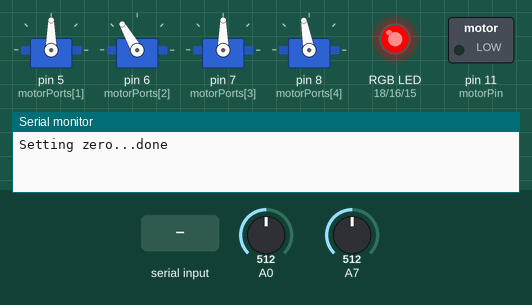
The sketch below on a simulated Arduino Uno, built with avr-gcc and run on an emulated ATmega328P. On the bench: 4 × servo, switched loads named in the sketch (green lamp = pin HIGH), an RGB LED mixed from three pins (HIGH = lit), the last lines printed to the serial monitor. The test bench sets the inputs (shaded band); at power-on: A0 = 512, A7 = 512.

Above: at 1.2 s.
1.3 s: A0 set to 732
3.0 s: A0 set to 765
At 5.01 s:
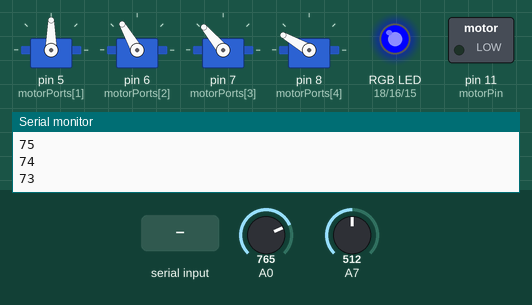
6.0 s: "start set mode" received over Serial
At 7.3 s:
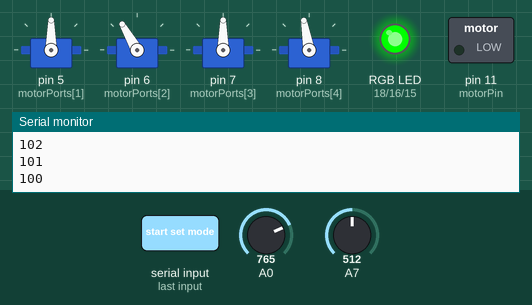
8.0 s: "end set mode" received over Serial
At 10.89 s:
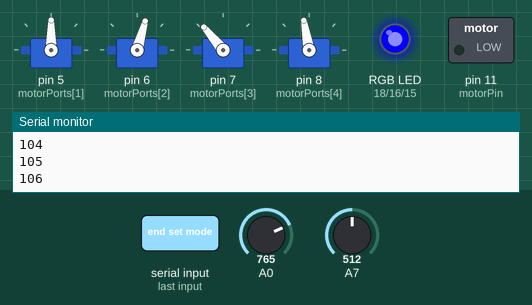
11.0 s: "90,45\n" received over Serial
At 13.8 s:
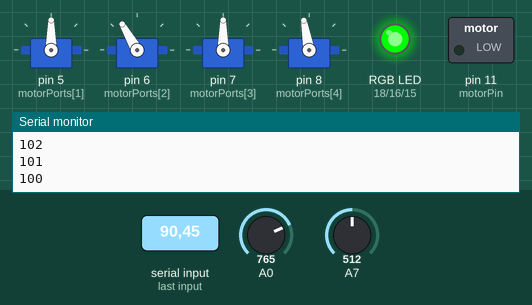
14.0 s: "30,150\n" received over Serial
At 16.58 s:
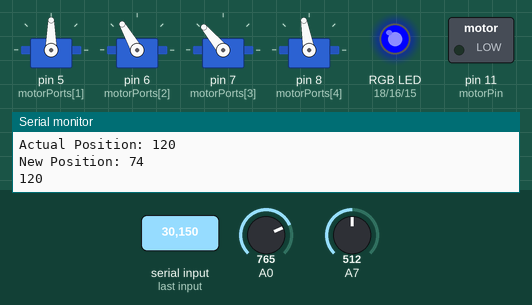
Timing chart, 0 to 18.0 s (numbered marks = the images above; inputs shaded):
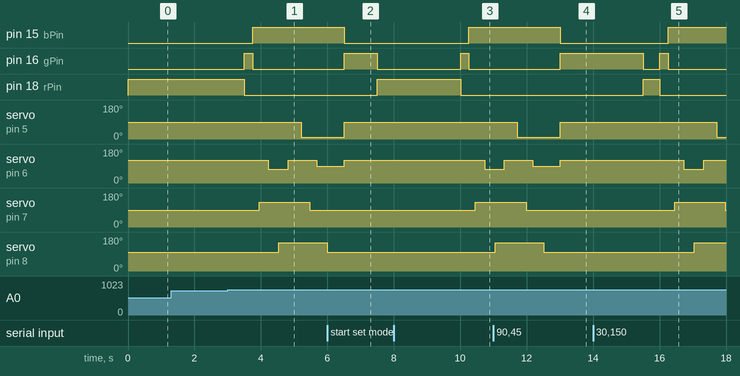

The sketch:

multi_servo_controller.ino
```cpp
//Librería para el control de servomotores
#include <Servo.h>

//Instancias para el control de cada uno de los 4 servomotores
Servo servo1;
Servo servo2;
Servo servo3;
Servo servo4;

//Tiempo para el retraso de la velocidad del servomotor
int delayTime = 1;
//Matriz para el almacenamiento de las posiciones de los servomotores
int positions[] = {0, 90, 120, 90, 100};
//Matriz para el almacenamiento de los números de los pines de los servomotores
int motorPorts[] = {0, 5, 6, 7, 8};
/*
   Variable para el almacenamiento del voltaje en el divisor de voltaje
   entre el LDR y la resistencia de 10K
*/
int lightValue = 0;
/*
   Tiempo de espera antes de detener la banda transportadora por inactividad
   al no detectar ningún objeto. El tiempo por defecto es de 10 segundos. La
*/
int idleTime = 10000;
//Variable para el control del tiempo
unsigned long currentTime = 0;
//Estado lógico de la banda transportadora (encendida o apagada)
boolean band = true;
//Estado lógico del sistema (encendido o apagado)
boolean start = false;
//Variable tipo toggle para designar la función del botón que enciende o apaga el sistema
boolean startState = true;
//Modo de seteo para mover motores especificos determinada cantidad de grados
boolean settingMode = false;

//Pin digital del motor de la banda transportadora
int motorPin = 11;
//Pines digitales para cada uno de los anodos del LED RGB
int rPin = 18;
int gPin = 16;
int bPin = 15;

void setup() {
  //Se inicia la comunicación serial
  Serial.begin(9600);

  //Se setean los pines de los servomotores
  servo1.attach(motorPorts[1]);
  servo2.attach(motorPorts[2]);
  servo3.attach(motorPorts[3]);
  servo4.attach(motorPorts[4]);

  //Se establecen los angulos iniciales de los motores
  Serial.print("Setting zero...");
  resetPosition();
  Serial.println("done");

  //Se establecen los pines de salida digital
  pinMode(motorPin, OUTPUT);
  pinMode(bPin, OUTPUT);
  pinMode(gPin, OUTPUT);
  pinMode(rPin, OUTPUT);

  //Se setea el color del LED RGB en rojo
  setRGB(1, 0, 0);
}

void loop() {
  //Modo de configuracion por consola serial
  if (Serial.available() > 0) {
    //Se recibe el comando inicial
    String command = Serial.readString();
    //Modo de seteo
    if (command == "start set mode") {
      settingMode = true;
      Serial.println("Setting Mode activo...");
      stopSystem();
    }
    //Salida del modo seteo
    else if (command == "end set mode") {
      settingMode = false;
      Serial.println("Setting Mode inactivo...");
    } else {
      /**
         Si el sistema esta en modo seteo aceptara
         que el usuario cambie la posicion de motores
         especificos, nombrandolos por su numero (1, 2, 3 y 4)
      */
      if (settingMode) {
        int motorNumber = command.toInt();
        Serial.print("Se ha seleccionado el motor Nº ");
        Serial.println(motorNumber);
        while (Serial.available() == 0) {}
        int steps = Serial.readString().toInt();
        //Se setea la posicion de un motor en determinada cantidad de grados
        changePosition(motorNumber, steps);
      }
    }
  }

  //Si el sistema no se encuentra en modo setting...
  if (!settingMode) {
    //Bolque de código para la lectura del estado del botón
    if (analogRead(A0) > 750) {
      delay(500);
      /*
         Si se presiona el boton, se evalua el estado logico de
         la variable startState. En caso de que sea TRUE, se apaga el sistema.
         Si es FALSE, se inicia el sistema
      */
      if (startState) {
        startState = false;
        startSystem();
      }
      else
      {
        startState = true;
        stopSystem();
      }
    }
    /*
       El siguiente bloque de código es el que le da movilidad al sistema
       Si el sistema ha sido iniciado, se evalua si la banda debe moverse o no.
    */
    if (start) {
      if (band) {
        //Si la banda esta activa, se evalua si el laser incide sobre el LDR o no
        lightValue = analogRead(A7);
        if (lightValue > 250) {
          //Si el LDR no recibe la luz del laser...
          delay(250);
          //Se detiene la banda transportadora
          digitalWrite(motorPin, LOW);
          band = false;
          //Se cambia el color del LED RGB a azul
          setRGB(0, 0, 1);
          //Se dispara el funcionamiento del brazo
          armAction();
          //Se cambia el color del LED RGB a verde
          setRGB(0, 1, 0);
          //Se guarda el tiempo en el cual se dio el evento
          currentTime = millis();
        }
        else
        {
          /*
             En caso de que el LDR reciba la luz del LED Laser, se mantiene el motor
             de la banda transportadora encendido
          */
          digitalWrite(motorPin, HIGH);
          //En caso de que el tiempo de espera supere el idleTime...
          if ((millis() - currentTime) > idleTime) {
            Serial.println("Stopping by iddle time...");
            //Se apaga el sistema y la banda transportadora
            band = false;
            start = false;
            digitalWrite(motorPin, LOW);
            //Se cambia el estado del LED RGB a rojo
            setRGB(1, 0, 0);
          }
        }
      }
    }
    //Se escribe la posicion de cada uno de los 4 motores
    writePosition();
  }
}

//Metodo para el cambio de posicion de un motor en especifico
void changePosition(int motorNumber, int newPos) {
  int pos = positions[motorNumber];
  Serial.print("Motor Port: ");
  Serial.println(motorPorts[motorNumber]);
  Serial.print("Actual Position: ");
  Serial.println(positions[motorNumber]);
  Serial.print("New Position: ");
  Serial.println(newPos);
  if (newPos > pos) {
    for (int i = pos; i <= newPos; i++) {
      Serial.println(i);
      writePosition();
      delay(delayTime);
    }
  }
  else if (newPos < pos)
  {
    for (int i = pos; i >= newPos; i--) {
      Serial.println(i);
      writePosition();
      delay(delayTime);
    }
  }
  //Se actualizan las posiciones en la matriz
  positions[motorNumber] = newPos;
  writePosition();
}
//Metodo para iniciar el sistema
void startSystem() {
  start = true;
  band = true;
  currentTime = millis();
  Serial.println("Starting...");
  setRGB(0, 1, 0);
}
//Metodo para detener el sistema
void stopSystem() {
  start = false;
  band = false;
  digitalWrite(motorPin, LOW);
  Serial.println("Stopping...");
  setRGB(1, 0, 0);
}
/**
   Este metodo escribe la posicion de cada uno de los motores.
   Estas posiciones se guardan en la matriz positions
*/
void writePosition() {
  servo2.write(positions[2]);
  servo3.write(positions[3]);
  servo1.write(positions[1]);
  servo4.write(positions[4]);
}
/**
   Método que devuelve el brazo robotico a su posicion
   inicial con los angulos iniciales
*/
void resetPosition() {
  positions[1] = 90;
  positions[2] = 120;
  positions[3] = 90;
  positions[4] = 100;
  writePosition();
  band = true;
}
/**
   Metodo que dentro del proyecto en el que trabaje permite
   al brazo mecanico recoger las cajas y depositarlas en
   el recipiente. Esto puede variar de un proyecto a otro
*/
void armAction() {
  changePosition(3, 130);
  changePosition(2, 74);
  changePosition(4, 150);
  changePosition(2, 120);
  changePosition(1, 10);
  changePosition(3, 90);
  changePosition(2, 90);
  changePosition(4, 100);
  delay(500);
  resetPosition();
}
//Metodo para setear los colores del LED RGB
void setRGB(int r, int g, int b) {
  digitalWrite(bPin, b);
  digitalWrite(gPin, g);
  digitalWrite(rPin, r);
}
```

Measured:
- the behaviour switches between 750 and 751 on A0 (found by bisection; images 0 and 1)
- after the input at 1.3 s, every drawn part: stays the same
- after the input at 3.0 s, pin 15 (bPin): LOW → HIGH after 0.75 s; pin 16 (gPin): LOW → HIGH after 0.50 s, → LOW 0.25 s later; pin 18 (rPin): HIGH → LOW after 0.50 s; servo on pin 5 (motorPorts[1]): 90° → 10° after 2.2 s; servo on pin 6 (motorPorts[2]): 120° → 74° after 1.2 s, → 120° 0.60 s later, → 90° 0.86 s later
- after the input at 6.0 s, servo on pin 7 (motorPorts[3]): stays 90° (without the input it goes to 130° after 1.9 s)
- after the input at 8.0 s, pin 15 (bPin): LOW → HIGH after 2.3 s; pin 16 (gPin): LOW → HIGH after 2.0 s, → LOW 0.25 s later; pin 18 (rPin): HIGH → LOW after 2.0 s; servo on pin 6 (motorPorts[2]): 120° → 74° after 2.7 s; servo on pin 7 (motorPorts[3]): 90° → 130° after 2.5 s
- after the input at 11.0 s, pin 16 (gPin): goes on until 13.0 s, then stays HIGH; pin 18 (rPin): stays LOW (without the input it goes to HIGH after 2.5 s)
- after the input at 14.0 s, pin 15 (bPin): LOW → HIGH after 2.3 s instead of 1.3 s; servo on pin 5 (motorPorts[1]): 90° → 10° after 3.7 s instead of 2.7 s
